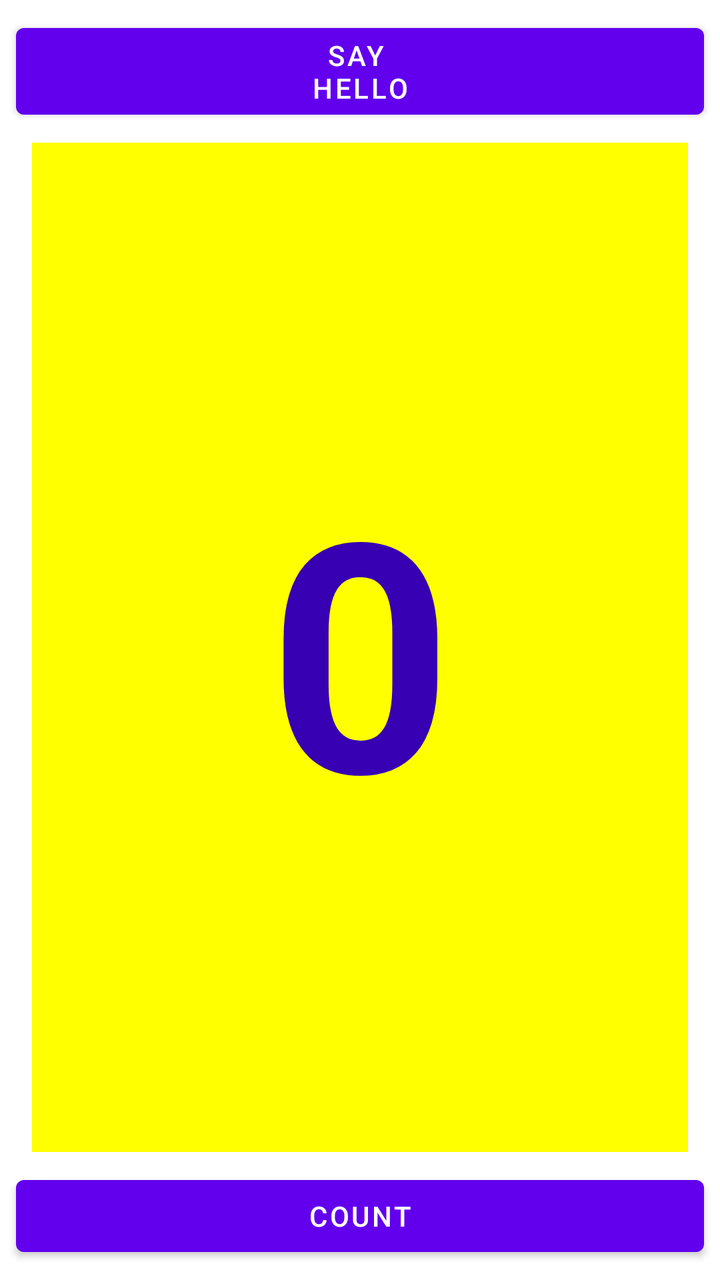
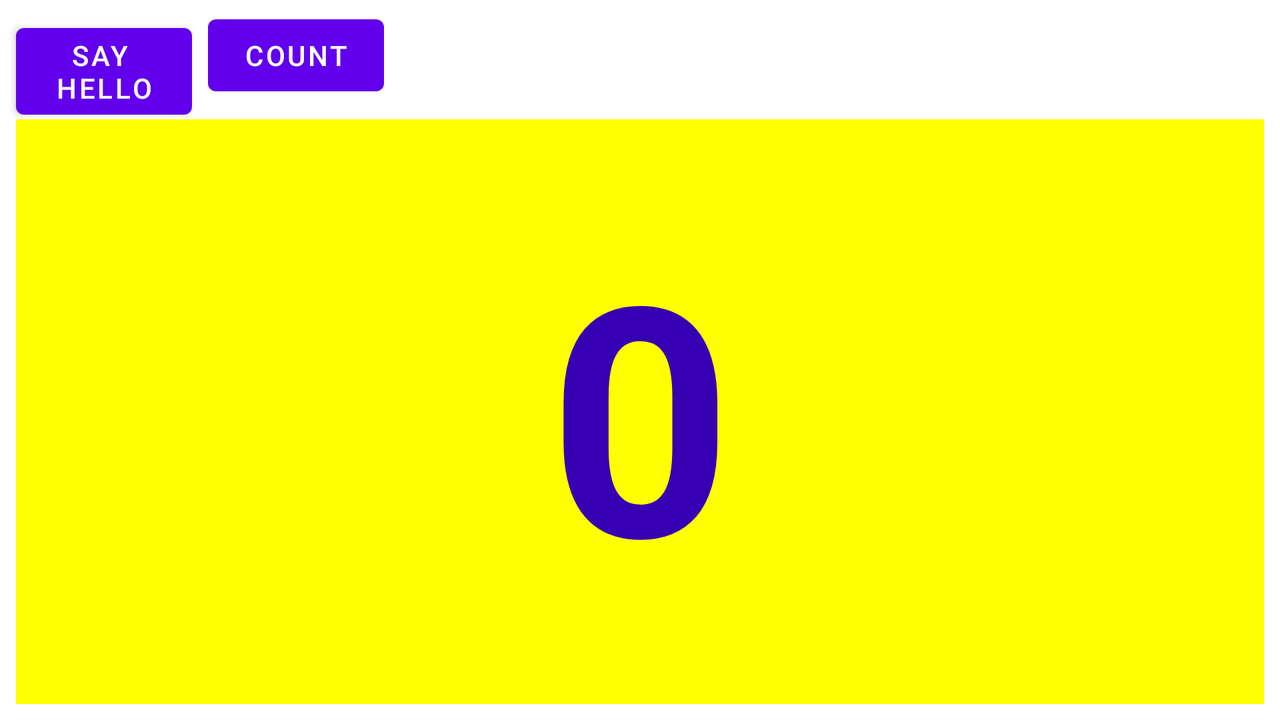

The same Android screen from two of the app's own layout files: first res/layout/ as a phone draws it, then the repository's variant for another configuration, drawn on a device whose configuration selects that folder. Both files follow.
<!-- AndroidManifest.xml: application theme Theme.Andersen_2 -->
<!-- res/layout/activity_lesson_one_two.xml -->
<?xml version="1.0" encoding="utf-8"?>
<layout xmlns:app="http://schemas.android.com/apk/res-auto"
    xmlns:tools="http://schemas.android.com/tools"
    xmlns:android="http://schemas.android.com/apk/res/android">
    <androidx.constraintlayout.widget.ConstraintLayout
        android:layout_width="match_parent"
        android:layout_height="match_parent"
        tools:context=".lessonOneTwo.LessonOneTwo">

        <Button
            android:id="@+id/button_toast"
            android:layout_width="match_parent"
            android:layout_height="wrap_content"
            android:layout_margin="8dp"
            android:layout_marginStart="8dp"
            android:layout_marginTop="8dp"
            android:layout_marginEnd="8dp"
            android:contentDescription="@string/toast_message"
            android:text="@string/button_label_toast"
            app:layout_constraintEnd_toEndOf="parent"
            app:layout_constraintStart_toStartOf="parent"
            app:layout_constraintTop_toTopOf="parent" />

        <TextView
            android:id="@+id/show_count"
            android:layout_width="match_parent"
            android:layout_height="0dp"
            android:layout_marginStart="16dp"
            android:layout_marginTop="8dp"
            android:layout_marginEnd="16dp"
            android:layout_marginBottom="8dp"
            android:layout_weight="1"
            android:background="@color/yellow"
            android:gravity="center"
            android:text="@string/count_initial_value"
            android:textAlignment="center"
            android:textColor="@color/purple_700"
            android:textSize="160sp"
            android:textStyle="bold"
            app:layout_constraintBottom_toTopOf="@+id/button_count"
            app:layout_constraintEnd_toEndOf="parent"
            app:layout_constraintStart_toStartOf="parent"
            app:layout_constraintTop_toBottomOf="@+id/button_toast" />

        <Button
            android:id="@+id/button_count"
            android:layout_width="match_parent"
            android:layout_height="wrap_content"
            android:layout_margin="8dp"
            android:layout_marginStart="8dp"
            android:layout_marginEnd="8dp"
            android:layout_marginBottom="8dp"
            android:contentDescription="@string/button_label_count"
            android:text="@string/button_label_count"
            app:layout_constraintBottom_toBottomOf="parent"
            app:layout_constraintEnd_toEndOf="parent"
            app:layout_constraintStart_toStartOf="parent" />
    </androidx.constraintlayout.widget.ConstraintLayout>

</layout>
<!-- resources referenced by this layout -->
<resources>
  <color name="purple_700">#FF3700B3</color>
  <color name="yellow">#FFFF00</color>
  <string name="button_label_count">Count</string>
  <string name="button_label_toast">Say \nHello</string>
  <string name="count_initial_value">0</string>
  <string name="toast_message">Hello Count</string>
  <style name="Theme.Andersen_2" parent="Theme.MaterialComponents.DayNight.DarkActionBar">
          
          <item name="colorPrimary">@color/purple_500</item>
          <item name="colorPrimaryVariant">@color/purple_700</item>
          <item name="colorOnPrimary">@color/white</item>
          
          <item name="colorSecondary">@color/teal_200</item>
          <item name="colorSecondaryVariant">@color/teal_700</item>
          <item name="colorOnSecondary">@color/black</item>
          
          <item name="android:statusBarColor" tools:targetApi="l">?attr/colorPrimaryVariant</item>
          
      </style>
  <color name="purple_500">#FF6200EE</color>
  <color name="white">#FFFFFFFF</color>
  <color name="teal_200">#FF03DAC5</color>
  <color name="teal_700">#FF018786</color>
  <color name="black">#FF000000</color>
</resources>
<!-- res/layout-land/activity_lesson_one_two.xml (the repository's variant of the layout above) -->
<!-- drawn on the phone turned sideways -->
<?xml version="1.0" encoding="utf-8"?>
<layout xmlns:tools="http://schemas.android.com/tools"
    xmlns:app="http://schemas.android.com/apk/res-auto"
    xmlns:android="http://schemas.android.com/apk/res/android">
    <androidx.constraintlayout.widget.ConstraintLayout
        android:layout_width="match_parent"
        android:layout_height="match_parent"
        tools:context=".lessonOneTwo.LessonOneTwo">

        <Button
            android:id="@+id/button_toast"
            android:layout_width="0dp"
            android:layout_height="wrap_content"
            android:layout_margin="8dp"
            android:layout_marginStart="8dp"
            android:layout_marginTop="8dp"
            android:text="@string/button_label_toast"
            app:layout_constraintStart_toStartOf="parent"
            app:layout_constraintTop_toTopOf="parent" />

        <TextView
            android:id="@+id/show_count"
            android:layout_width="0dp"
            android:layout_height="0dp"
            android:layout_marginStart="8dp"
            android:layout_marginTop="8dp"
            android:layout_marginEnd="8dp"
            android:layout_marginBottom="8dp"
            android:background="@color/yellow"
            android:gravity="center"
            android:text="@string/count_initial_value"
            android:textAlignment="center"
            android:textColor="@color/purple_700"
            android:textSize="160sp"
            android:textStyle="bold"
            app:layout_constraintBottom_toBottomOf="parent"
            app:layout_constraintEnd_toEndOf="parent"
            app:layout_constraintStart_toStartOf="parent"
            app:layout_constraintTop_toBottomOf="@+id/button_count" />

        <Button
            android:id="@+id/button_count"
            android:layout_width="0dp"
            android:layout_height="wrap_content"
            android:layout_margin="8dp"
            android:layout_marginStart="8dp"
            android:text="@string/button_label_count"
            app:layout_constraintBaseline_toBaselineOf="@+id/button_toast"
            app:layout_constraintStart_toEndOf="@+id/button_toast" />

    </androidx.constraintlayout.widget.ConstraintLayout>
</layout>
<!-- resources referenced by the variant -->
<!-- as the phone turned sideways resolves them -->
<resources>
  <color name="purple_700">#FF3700B3</color>
  <color name="yellow">#FFFF00</color>
  <string name="button_label_count">Count</string>
  <string name="button_label_toast">Say \nHello</string>
  <string name="count_initial_value">0</string>
  <style name="Theme.Andersen_2" parent="Theme.MaterialComponents.DayNight.DarkActionBar">
          
          <item name="colorPrimary">@color/purple_500</item>
          <item name="colorPrimaryVariant">@color/purple_700</item>
          <item name="colorOnPrimary">@color/white</item>
          
          <item name="colorSecondary">@color/teal_200</item>
          <item name="colorSecondaryVariant">@color/teal_700</item>
          <item name="colorOnSecondary">@color/black</item>
          
          <item name="android:statusBarColor" tools:targetApi="l">?attr/colorPrimaryVariant</item>
          
      </style>
  <color name="purple_500">#FF6200EE</color>
  <color name="white">#FFFFFFFF</color>
  <color name="teal_200">#FF03DAC5</color>
  <color name="teal_700">#FF018786</color>
  <color name="black">#FF000000</color>
</resources>
